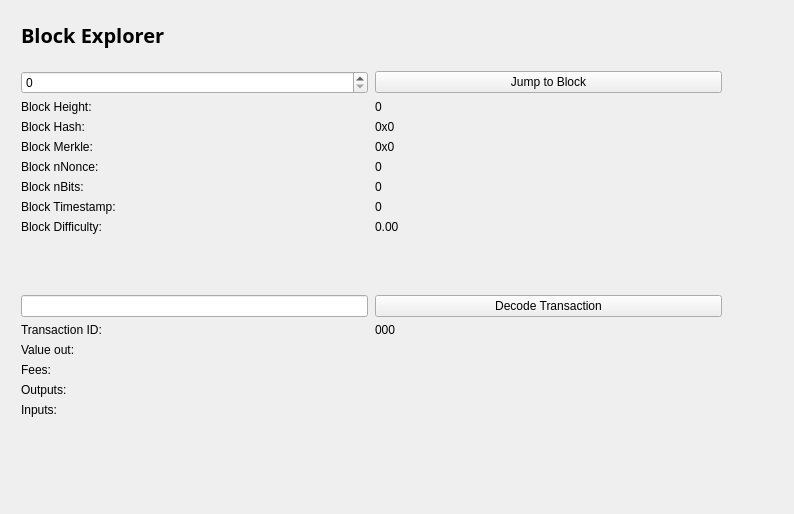
<?xml version="1.0" encoding="UTF-8"?>
<ui version="4.0">
 <class>BlockBrowser</class>
 <widget class="QWidget" name="BlockBrowser">
  <property name="windowModality">
   <enum>Qt::NonModal</enum>
  </property>
  <property name="enabled">
   <bool>true</bool>
  </property>
  <property name="geometry">
   <rect>
    <x>0</x>
    <y>0</y>
    <width>794</width>
    <height>514</height>
   </rect>
  </property>
  <property name="sizePolicy">
   <sizepolicy hsizetype="Preferred" vsizetype="Preferred">
    <horstretch>0</horstretch>
    <verstretch>0</verstretch>
   </sizepolicy>
  </property>
  <property name="minimumSize">
   <size>
    <width>0</width>
    <height>0</height>
   </size>
  </property>
  <property name="acceptDrops">
   <bool>false</bool>
  </property>
  <property name="windowTitle">
   <string>Form</string>
  </property>
  <layout class="QGridLayout">
   <property name="sizeConstraint">
    <enum>QLayout::SetMaximumSize</enum>
   </property>
   <property name="leftMargin">
    <number>21</number>
   </property>
   <property name="topMargin">
    <number>21</number>
   </property>
   <property name="rightMargin">
    <number>10</number>
   </property>
   <item row="1" column="0">
    <widget class="QWidget" name="widget" native="true">
     <widget class="QWidget" name="layoutWidget">
      <property name="geometry">
       <rect>
        <x>0</x>
        <y>0</y>
        <width>699</width>
        <height>27</height>
       </rect>
      </property>
      <layout class="QHBoxLayout" name="horizontalLayout_4">
       <property name="spacing">
        <number>7</number>
       </property>
       <item>
        <widget class="QLabel" name="label_5">
         <property name="font">
          <font>
           <family>Open Sans,sans-serif</family>
          </font>
         </property>
         <property name="text">
          <string>&lt;html&gt;&lt;head/&gt;&lt;body&gt;&lt;p&gt;&lt;span style=&quot; font-size:20px; font-weight:600; color:#000000;&quot;&gt;Block Explorer &lt;/span&gt;&lt;/p&gt;&lt;/body&gt;&lt;/html&gt;</string>
         </property>
        </widget>
       </item>
       <item>
        <spacer name="horizontalSpacer_2">
         <property name="orientation">
          <enum>Qt::Horizontal</enum>
         </property>
         <property name="sizeHint" stdset="0">
          <size>
           <width>40</width>
           <height>20</height>
          </size>
         </property>
        </spacer>
       </item>
      </layout>
     </widget>
     <widget class="QWidget" name="layoutWidget_2">
      <property name="geometry">
       <rect>
        <x>0</x>
        <y>50</y>
        <width>701</width>
        <height>400</height>
       </rect>
      </property>
      <layout class="QGridLayout" name="gridLayout_3" rowstretch="0,0,0,0,0,0,0,0,0,0,0,0,0,0,0,0,0,0" columnstretch="0,0">
       <property name="sizeConstraint">
        <enum>QLayout::SetDefaultConstraint</enum>
       </property>
       <property name="horizontalSpacing">
        <number>7</number>
       </property>
       <item row="17" column="0">
        <spacer name="verticalSpacer">
         <property name="orientation">
          <enum>Qt::Vertical</enum>
         </property>
         <property name="sizeHint" stdset="0">
          <size>
           <width>20</width>
           <height>40</height>
          </size>
         </property>
        </spacer>
       </item>
       <item row="11" column="1">
        <widget class="QPushButton" name="txButton">
         <property name="text">
          <string>Decode Transaction</string>
         </property>
        </widget>
       </item>
       <item row="16" column="0">
        <widget class="QLabel" name="inputLabel">
         <property name="text">
          <string>Inputs:</string>
         </property>
         <property name="alignment">
          <set>Qt::AlignLeading|Qt::AlignLeft|Qt::AlignTop</set>
         </property>
        </widget>
       </item>
       <item row="13" column="0">
        <widget class="QLabel" name="valueLabel">
         <property name="text">
          <string>Value out:</string>
         </property>
        </widget>
       </item>
       <item row="12" column="0">
        <widget class="QLabel" name="txLabel">
         <property name="text">
          <string>Transaction ID:</string>
         </property>
        </widget>
       </item>
       <item row="9" column="1">
        <widget class="QLabel" name="hardBox">
         <property name="text">
          <string>0.00</string>
         </property>
        </widget>
       </item>
       <item row="12" column="1">
        <widget class="QLabel" name="txID">
         <property name="text">
          <string>000</string>
         </property>
        </widget>
       </item>
       <item row="16" column="1">
        <widget class="QLabel" name="inputBox">
         <property name="text">
          <string/>
         </property>
         <property name="alignment">
          <set>Qt::AlignLeading|Qt::AlignLeft|Qt::AlignTop</set>
         </property>
        </widget>
       </item>
       <item row="13" column="1">
        <widget class="QLabel" name="valueBox">
         <property name="text">
          <string/>
         </property>
        </widget>
       </item>
       <item row="9" column="0">
        <widget class="QLabel" name="hardLabel">
         <property name="text">
          <string>Block Difficulty:</string>
         </property>
        </widget>
       </item>
       <item row="1" column="0">
        <widget class="QSpinBox" name="heightBox">
         <property name="sizePolicy">
          <sizepolicy hsizetype="Preferred" vsizetype="Fixed">
           <horstretch>0</horstretch>
           <verstretch>0</verstretch>
          </sizepolicy>
         </property>
         <property name="maximum">
          <number>999999999</number>
         </property>
        </widget>
       </item>
       <item row="3" column="0">
        <widget class="QLabel" name="heightLabel_2">
         <property name="text">
          <string>Block Height:</string>
         </property>
        </widget>
       </item>
       <item row="8" column="1">
        <widget class="QLabel" name="timeBox">
         <property name="text">
          <string>0</string>
         </property>
        </widget>
       </item>
       <item row="1" column="1">
        <widget class="QPushButton" name="blockButton">
         <property name="text">
          <string>Jump to Block</string>
         </property>
        </widget>
       </item>
       <item row="5" column="0">
        <widget class="QLabel" name="merkleLabel">
         <property name="text">
          <string>Block Merkle:</string>
         </property>
        </widget>
       </item>
       <item row="4" column="0">
        <widget class="QLabel" name="hashLabel">
         <property name="text">
          <string>Block Hash:</string>
         </property>
        </widget>
       </item>
       <item row="14" column="1">
        <widget class="QLabel" name="feesBox">
         <property name="text">
          <string/>
         </property>
        </widget>
       </item>
       <item row="3" column="1">
        <widget class="QLabel" name="heightLabel">
         <property name="text">
          <string>0</string>
         </property>
        </widget>
       </item>
       <item row="14" column="0">
        <widget class="QLabel" name="feesLabel">
         <property name="text">
          <string>Fees:</string>
         </property>
        </widget>
       </item>
       <item row="7" column="0">
        <widget class="QLabel" name="bitsLabel">
         <property name="text">
          <string>Block nBits:</string>
         </property>
        </widget>
       </item>
       <item row="7" column="1">
        <widget class="QLabel" name="bitsBox">
         <property name="text">
          <string>0</string>
         </property>
        </widget>
       </item>
       <item row="5" column="1">
        <widget class="QLabel" name="merkleBox">
         <property name="minimumSize">
          <size>
           <width>187</width>
           <height>0</height>
          </size>
         </property>
         <property name="text">
          <string>0x0</string>
         </property>
        </widget>
       </item>
       <item row="15" column="0">
        <widget class="QLabel" name="outputLabel">
         <property name="text">
          <string>Outputs:</string>
         </property>
         <property name="alignment">
          <set>Qt::AlignLeading|Qt::AlignLeft|Qt::AlignTop</set>
         </property>
        </widget>
       </item>
       <item row="15" column="1">
        <widget class="QLabel" name="outputBox">
         <property name="text">
          <string/>
         </property>
         <property name="alignment">
          <set>Qt::AlignLeading|Qt::AlignLeft|Qt::AlignTop</set>
         </property>
        </widget>
       </item>
       <item row="6" column="0">
        <widget class="QLabel" name="nonceLabel">
         <property name="text">
          <string>Block nNonce:</string>
         </property>
        </widget>
       </item>
       <item row="6" column="1">
        <widget class="QLabel" name="nonceBox">
         <property name="text">
          <string>0</string>
         </property>
        </widget>
       </item>
       <item row="8" column="0">
        <widget class="QLabel" name="timeLabel">
         <property name="text">
          <string>Block Timestamp:</string>
         </property>
        </widget>
       </item>
       <item row="4" column="1">
        <widget class="QLabel" name="hashBox">
         <property name="enabled">
          <bool>true</bool>
         </property>
         <property name="sizePolicy">
          <sizepolicy hsizetype="Preferred" vsizetype="Preferred">
           <horstretch>0</horstretch>
           <verstretch>0</verstretch>
          </sizepolicy>
         </property>
         <property name="minimumSize">
          <size>
           <width>0</width>
           <height>0</height>
          </size>
         </property>
         <property name="text">
          <string>0x0</string>
         </property>
        </widget>
       </item>
       <item row="11" column="0">
        <widget class="QLineEdit" name="txBox">
         <property name="sizePolicy">
          <sizepolicy hsizetype="Preferred" vsizetype="Fixed">
           <horstretch>0</horstretch>
           <verstretch>0</verstretch>
          </sizepolicy>
         </property>
         <property name="inputMask">
          <string comment="Transaction id" extracomment="Transaction id"/>
         </property>
         <property name="placeholderText">
          <string/>
         </property>
        </widget>
       </item>
       <item row="10" column="0">
        <spacer name="verticalSpacer_2">
         <property name="orientation">
          <enum>Qt::Vertical</enum>
         </property>
         <property name="sizeHint" stdset="0">
          <size>
           <width>20</width>
           <height>40</height>
          </size>
         </property>
        </spacer>
       </item>
      </layout>
     </widget>
    </widget>
   </item>
  </layout>
 </widget>
 <resources/>
 <connections/>
</ui>
